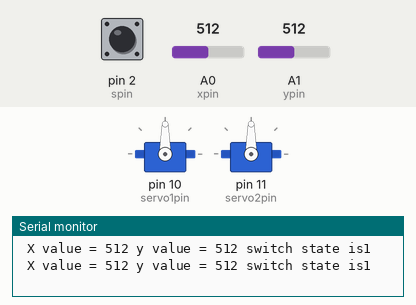
Recording of a sketch running on a simulated Arduino Uno, built with avr-gcc and run on an emulated ATmega328P. Parts: 2 × servo, the last lines printed to the serial monitor. The inputs (shaded band) are chosen by the test bench; at power-on: A0 (xpin) = 512, A1 (ypin) = 512, pin 2 (spin) HIGH.

Above: at 1.3 s.
1.4 s: A0 (xpin) set to 488
At 2.8 s:
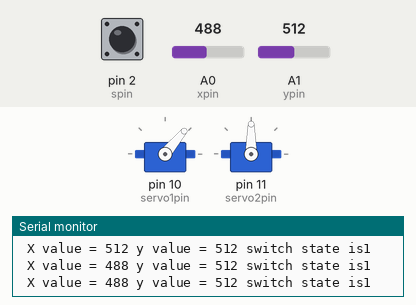
3.5 s: A1 (ypin) set to 586
5.2 s: A1 (ypin) set to 608
At 7.2 s:
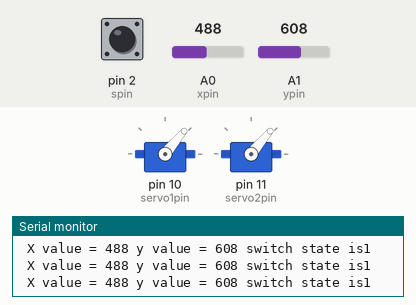
7.5 s: A0 (xpin) set to 882
9.2 s: A0 (xpin) set to 914
At 10.7 s:
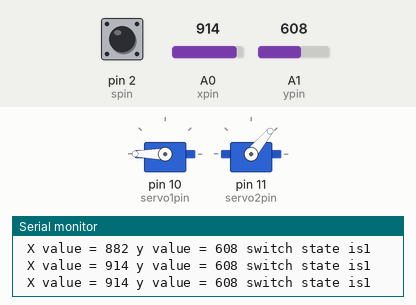
11.5 s: A1 (ypin) set to 0
At 12.3 s:
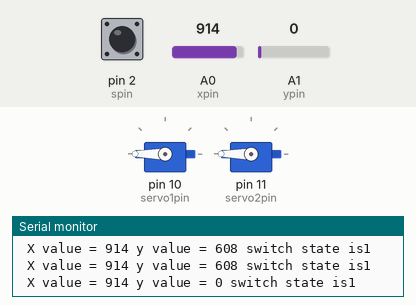
Timing chart, 0 to 14.5 s (numbered marks = the images above; inputs shaded):
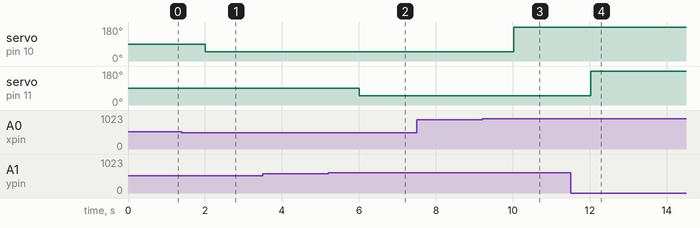

The sketch:

joystik_with_servo_wrok.ino
```cpp
#include<Servo.h>
int xpin = A0;
int ypin = A1;
int spin =2;
int xval;
int yval;
int sval;
int dt = 500;
int servo1pin =10;
int servo2pin =11;
int servopos;
Servo servo1;
Servo servo2;
void setup() {
  // put your setup code here, to run once:
Serial.begin(9600);
pinMode(xpin,INPUT);
pinMode(ypin,INPUT);
pinMode(spin,INPUT);
digitalWrite(spin,HIGH);
servo1.attach(servo1pin);
servo2.attach(servo2pin);
}
void loop() {
  // put your main code here, to run repeatedly:
xval = analogRead(xpin);
yval = analogRead(ypin);
sval = digitalRead(spin);
delay(dt);
Serial.print(" X value = ");
Serial.print(xval);
Serial.print(" y value = ");
Serial.print(yval);
Serial.print(" switch state is");
Serial.println(sval);
if (xval >=900){
  servopos = 180;
  servo1.write(servopos);
}

if (xval <=500){
  servopos = 50;
  servo1.write(servopos);
}
if (xval <=0){
  servopos = 0;
  servo1.write(servopos);
}
if (yval <=0){
  servopos = 180;
  servo2.write(servopos);
}
if (yval >=900){
  servopos = 0;
  servo2.write(servopos);
}
if (yval >=600){
  servopos = 50;
  servo2.write(servopos);
}
}
```

Measured:
- the behaviour switches between 501 and 500 on A0 (xpin) (found by bisection; images 0 and 1)
- the behaviour switches between 599 and 600 on A1 (ypin) (found by bisection; images 1 and 2)
- the behaviour switches between 899 and 900 on A0 (xpin) (found by bisection; images 2 and 3)
- after the input at 1.4 s, servo on pin 10 (servo1pin): 90° → 50° after 0.60 s
- after the input at 5.2 s, servo on pin 11 (servo2pin): 90° → 50° after 0.81 s
- after the input at 9.2 s, servo on pin 10 (servo1pin): 50° → 180° after 0.82 s
- after the input at 11.5 s, servo on pin 11 (servo2pin): 50° → 180° after 0.52 s
